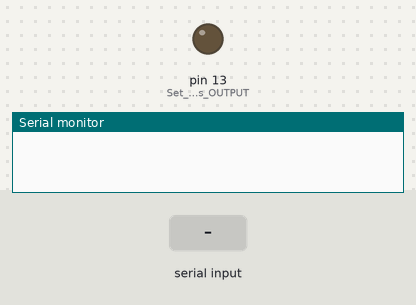
Simulated run of this sketch. Board: Arduino Uno, built with avr-gcc and run on an emulated ATmega328P. On the bench: output pins drawn as LEDs (lit = HIGH), the last lines printed to the serial monitor. The test bench sets the inputs (shaded band).

Above: at 1.2 s.
1.3 s: "1" received over Serial
At 2.6 s:
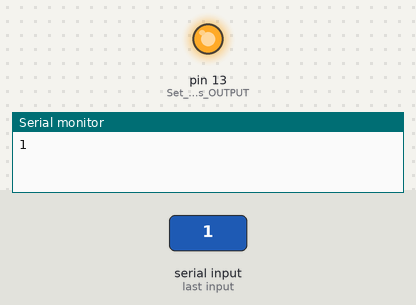
Timing chart, 0 to 4.3 s (numbered marks = the images above; inputs shaded):
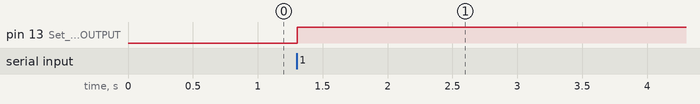

Measured:
- after the input at 1.3 s, pin 13 (Set_pin_as_OUTPUT): LOW → HIGH at once

The sketch:

oblig1_vetlehol.ino
```cpp
/*
  Precode for IN1080 - Assignment 1

  https://www.uio.no/studier/emner/matnat/ifi/IN1080/
*/

char inputValue; // Data received from the serial port
bool ledValue; // True if HIGH, False if LOW

void setup() {
  // put your setup code here, to run once:
  pinMode(LED_BUILTIN, OUTPUT); // Set pin as OUTPUT
  Serial.begin(9600); // Start serial communication at 9600 bps
  ledValue = false; // True if LED on (HIGH), false if LED off (LOW)

}

void loop() {
   if (Serial.available())
   { // If data is available to read,
    inputValue = Serial.read(); // read it and store it in val

    // If 1 was received
    if (inputValue == '1' & !ledValue) { // Will turn LED to 'HIGH' if 'LOW'
      digitalWrite(LED_BUILTIN, HIGH);
      ledValue = true;
      Serial.print("1");
    }
    else if (inputValue == '1' & ledValue) { // Will turn LED to 'LOW' if 'HIGH'
      digitalWrite(LED_BUILTIN, LOW);
      ledValue = false;
      Serial.print("0");
    }
    inputValue = '0';
   }
   delay(10); // Wait 10 milliseconds for next reading
}
```
